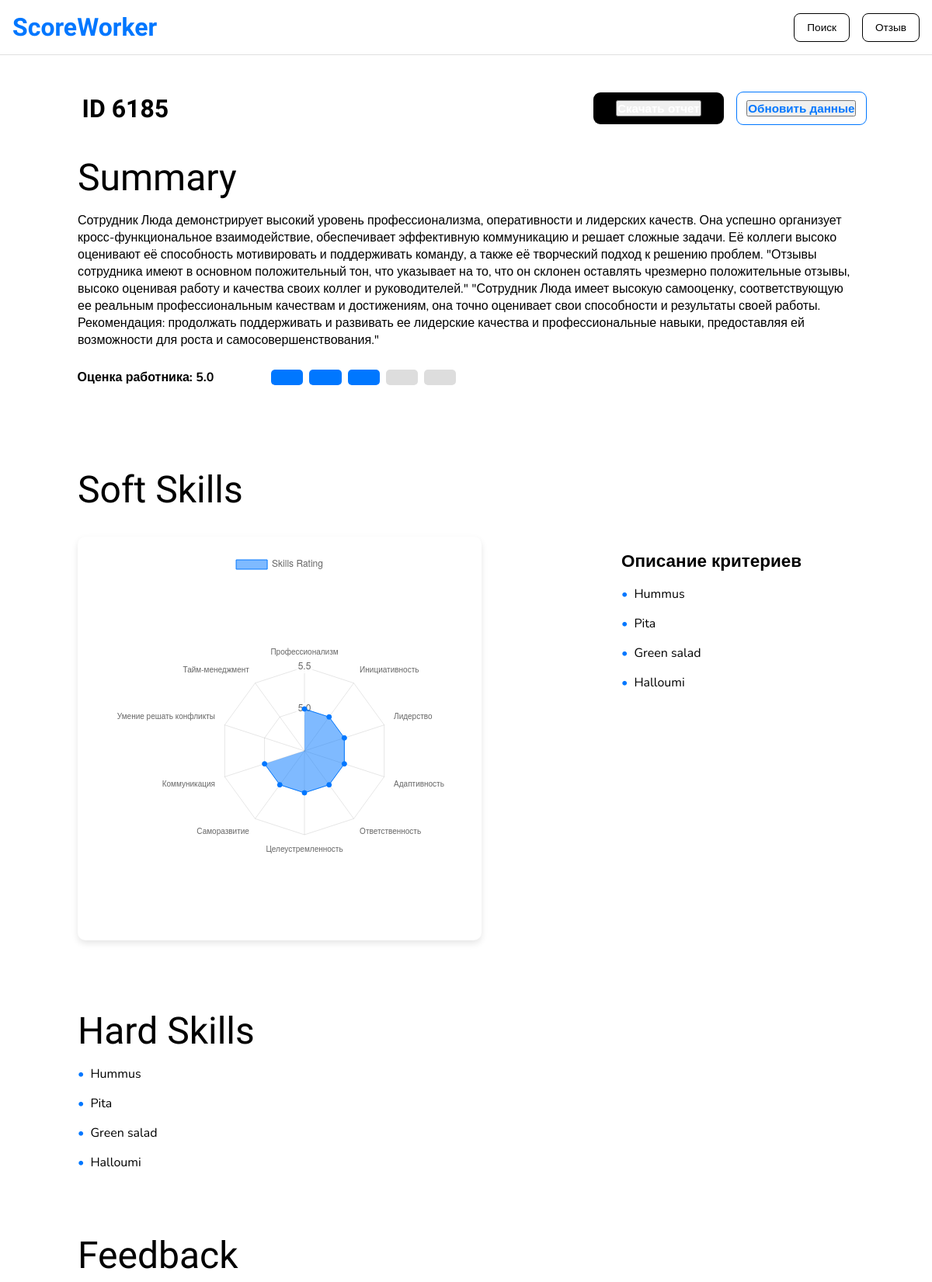
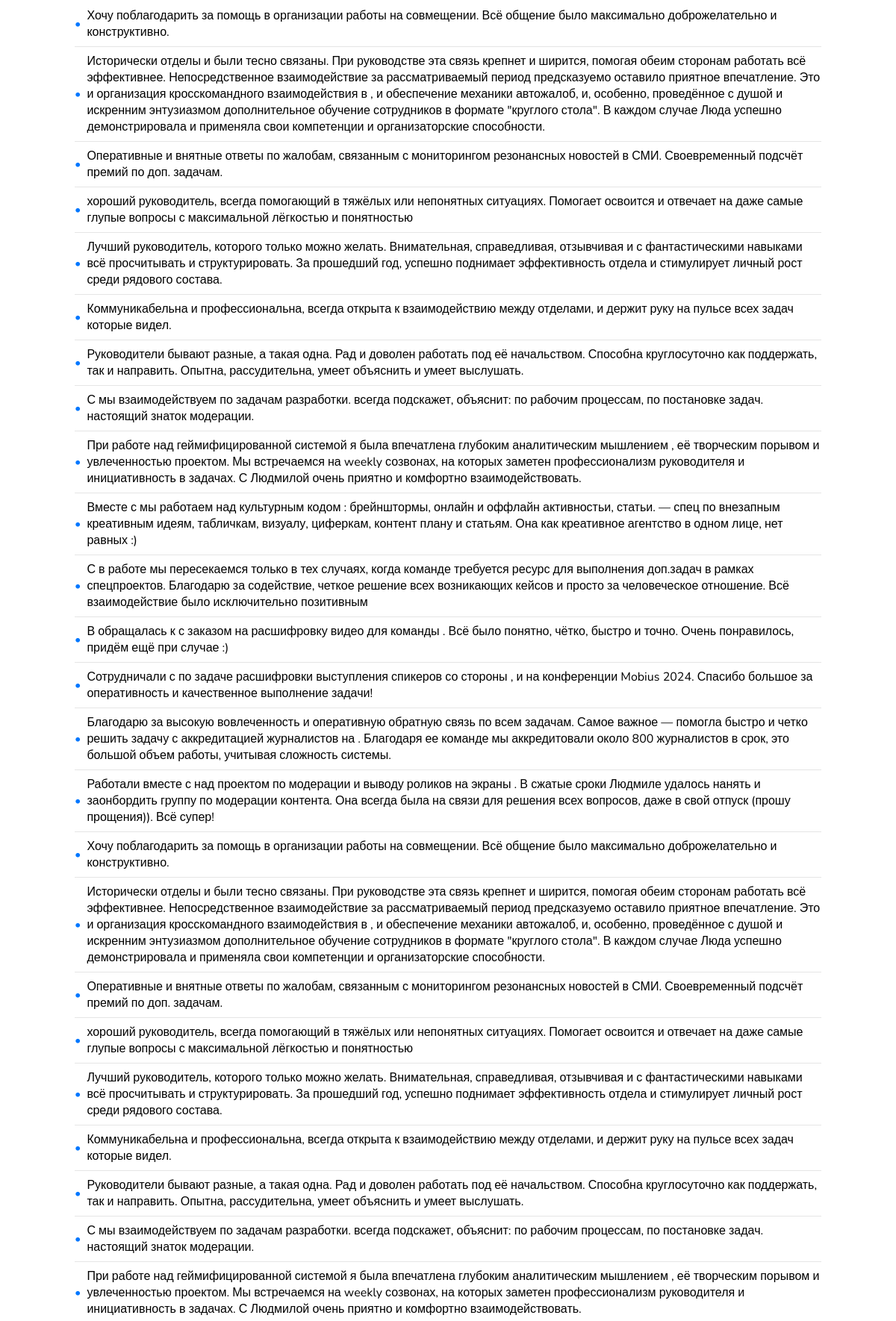
/employee/3/ (upper part), run on the app's committed database (2 pictures, top to bottom).
### feedback/models.py (models this page shows)
class Employee(models.Model):
    user_id = models.CharField(max_length=10, default="394")
    password = models.CharField(max_length=128, default=make_password("password123"))
    last_login = models.DateTimeField(null=True, blank=True)

class Summary(models.Model):
    employee = models.OneToOneField(Employee, on_delete=models.CASCADE, related_name='summary')
    summary_text = models.TextField()

class Rating(models.Model):
    employee = models.OneToOneField(Employee, on_delete=models.CASCADE, related_name='rating')
    average_rating = models.FloatField(default=0.0)

class Feedback(models.Model):
    employee = models.ForeignKey(Employee, on_delete=models.CASCADE, related_name='feedbacks')
    employeeTo = models.CharField(max_length=10, default="394")
    feedback_text = models.TextField()

### feedback/views.py (the view)
# urls.py: path('employee/<int:employee_id>/', views.employee_detail, name='employee_detail'),
def employee_detail(request, employee_id):
    employee = get_object_or_404(Employee, pk=employee_id)
    summary = Summary.objects.filter(employee=employee).first()
    rating = Rating.objects.filter(employee=employee).first()
    soft_skills = SoftSkill.objects.filter(employee=employee)
    hard_skills = HardSkill.objects.filter(employee=employee)
    soft_skills_data = [skill.num for skill in soft_skills]
    feedback_list = Feedback.objects.filter(employee=employee)
    return render(request, 'index.html', {
        'employee': employee,
        'summary': summary,
        'rating': rating.average_rating if rating else None,
        'soft_skills': soft_skills_data,
        'hard_skills': hard_skills,
        'feedback_list': feedback_list,
    })

### feedback/templates/index.html (shortened to what this page needs)
{% load static %}
<!DOCTYPE html>
<html lang="en">
<head>
  <link rel="stylesheet" href="{% static 'styles.css'%}">
</head>
<body>
  <header class="header">
    <p class="logo">ScoreWorker</p>
    <div class="button-container">
      <button class="button search-button" href="{% url 'main_page'%}">Поиск</button>
      <button class="button feedback-button" href="{% url 'feedback_form'%}">Отзыв</button>
    </div>
  </header>
  <main class="main-content">
    <div class="content-wrapper">
      <section class="info-card">
        <div class="info-chip">
          <p class="info-text">ID {{ employee.user_id }}</p>
        </div>
        <div class="main-button-container">
          <div class="info-chip download">
            <button onclick=downloadPDF() class="button-text">Скачать отчет</button>
          </div>
          <div class="info-chip update">
          <button class="button-text">Обновить данные</button>
          </div>
        </div>
      </section>
      <section class="summary-section">
        <div class="summary-content">
          <h2 class="summary-title">Summary</h2>
          <p class="summary-text">{{ summary.summary_text }}</p>
        </div>
      </section>
      <div class="score-wrapper">
        <div class="score-chip score">
          <p class="grade">Оценка работника: {{ rating }}</p>
        </div>
        <div class="progress">
          <div class="segment"></div>
          <div class="segment"></div>
          <div class="segment"></div>
          <div class="segment"></div>
          <div class="segment"></div>
        </div>
      </div>
      <section class="skills-section">
        <h2 class="skills-title">Soft Skills</h2>
        <div class="chart-and-description">
          <section class="chart-section">
            <canvas id="myRadarChart" class="radarChart"></canvas>
          </section>
          <div class="criteria-description">
            <h3>Описание критериев</h3>
            <ul class="skills-list">
              <li>Hummus</li>
              <li>Pita</li>
              <li>Green salad</li>
              <li>Halloumi</li>
            </ul>
          </div>
        </div>
      </section>
      <section class="skills-section">
        <h2 class="skills-title">Hard Skills</h2>
        <ul class="skills-list">
          <li>Hummus</li>
          <li>Pita</li>
          <li>Green salad</li>
          <li>Halloumi</li>
        </ul>
      </section>
      <section class="feedback-section">
        <div class="feedback-content">
          <h2 class="feedback-title">Feedback</h2>
          <section class="feedback-list">
            {% if feedback_list %}
            <ul>
              {% for feedback in feedback_list %}
              <li>{{ feedback.feedback_text }}</li>
              {% endfor %}
            </ul>
            {% else %}
            <p>No feedback available for this employee.</p>
            {% endif %}
          </section>
        </div>
      </section>
    </div>
    <script>
      const skills = {{ soft_skills }};
      const ctx = document.getElementById('myRadarChart').getContext('2d');
      const myRadarChart = new Chart(ctx, {
        type: 'radar',
        data: {
          labels: [
            'Профессионализм',
            'Инициативность',
            'Лидерство',
            'Адаптивность',
            'Ответственность',
            'Целеустремленность',
            'Саморазвитие',
            'Коммуникация',
            'Умение решать конфликты',
            'Тайм-менеджмент'
          ],
          datasets: [{
            label: 'Skills Rating',
            data: skills,
            backgroundColor: 'rgba(0, 119, 255, 0.5)',       // Blue color with 50% opacity
            borderColor: 'rgba(0, 119, 255, 1)',             // Solid blue color for the border
            borderWidth: 1,
            pointBackgroundColor: 'rgba(0, 119, 255, 1)',    // Solid blue color for points
          }]
        },
        options: {
          maintainAspectRatio: true,
          responsive: true,
          scale: {
            ticks: {
              beginAtZero: true,
              max: 5,
              stepSize: 1
            }
          },
          responsive: true,
          plugins: {
            legend: {
              position: 'top',
            },
          }
        }
      });
    </script>
    <script>
    function downloadPDF() {
  const { jsPDF } = window.jspdf;
  const doc = new jsPDF();
  // Define margins and starting position
  const margin = 10;
  let yPosition = 10;
  // Capture each section as a promise to ensure they all render before saving
  const sections = [
    { selector: ".info-card", label: "ID and Download/Update Buttons" },
    { selector: ".score-wrapper", label: "Score and Scale" },
    { selector: ".summary-section", label: "Summary" },
    { selector: ".skills-section .chart-section", label: "Soft Skills Chart" },
    { selector: ".skills-section .criteria-description", label: "Soft Skills Description" },
    { selector: ".skills-section + .skills-section", label: "Hard Skills" }
  ];
  // Store promises for each canvas render
  const sectionPromises = sections.map(section => {
    const element = document.querySelector(section.selector);
    if (element) {
      return html2canvas(element, { scale: 2 }).then((canvas) => {
        const imgData = canvas.toDataURL("image/png");
        const imgWidth = 190; // Width in mm for A4
        const imgHeight = (canvas.height * imgWidth) / canvas.width;
        if (yPosition + imgHeight > doc.internal.pageSize.height) {
          doc.addPage();  // Add a new page if space is insufficient
          yPosition = margin;
        }
        doc.addImage(imgData, 'PNG', margin, yPosition, imgWidth, imgHeight);
        yPosition += imgHeight + 10; // Adjust position for the next section
      });
    } else {
      // Return a resolved promise if no element was found for that section
      return Promise.resolve();
    }
  });
  // Wait for all sections to render and be added to the PDF
  Promise.all(sectionPromises).then(() => {
    doc.save("employee_report.pdf");
  });
}
  </script>
  </main>
</body>
</html>

### feedback/static/styles.css (style rules this page uses)
:root { --font-family-rethink-sans: 'Rethink Sans', sans-serif; --primary-color: #0077FF; --text-color: #000000; --chip-update-bg: #000000; --chip-update-text: #FFFFFF; }
* { margin: 0; padding: 0; box-sizing: border-box; }
body { background-color: var(--background-color); font-family: var(--font-family-rethink-sans); color: var(--text-color); }
.header { display: flex; justify-content: space-between; align-items: center; padding: 1rem; background-color: var(--background-color); border-bottom: 1.5px solid #E0E0E0; }
.logo { font-size: 2rem; font-weight: 600; color: var(--primary-color); }
.button-container { display: flex; gap: 1rem; margin-left: auto; }
.criteria-description, .skills-list, .feedback-list, .info-chip.update, .score-chip, .info-chip.download, .button, .summary-text, .grade { font-family: 'Nunito', sans-serif; }
.button { padding: 0.5rem 1rem; border: 1px solid var(--text-color); border-radius: 8px; font-size: 1.1rem; background-color: transparent; cursor: pointer; color: var(--text-color); font-size: 0.85rem; }
.main-content { padding: 1rem 0; }
.content-wrapper { margin: 0 7vw; }
.info-card { padding-top: 3vh; padding-bottom: 1vh; display: flex; align-items: center; }
.info-chip { flex-basis: 33.33%; padding: 0.6rem; background-color: transparent; text-align: left; }
.main-button-container { flex-basis: 66.66%; display: flex; justify-content: flex-end; gap: 1rem; align-items: center; }
.info-chip.download { min-width: 10vw; max-width: 14vw; background-color: var(--chip-update-bg); color: var(--chip-update-text); text-align: center; border-radius: 9px; }
.info-chip.update { min-width: 10vw; max-width: 14vw; border: 1.5px solid var(--primary-color); border-radius: 9px; color: var(--primary-color); text-align: center; }
.info-text { font-weight: bold; color: inherit; padding-left: 1vw; font-size: 2rem; }
.button-text { font-weight: bold; color: inherit; font-size: 0.95rem; }
.score-wrapper { display: flex; align-items: center; padding-bottom: 3vh; }
.score-chip { flex-basis: 1%; flex-shrink: 0; padding: 0.6rem; background-color: transparent; text-align: left; }
.grade { padding-left: 0.5vw; font-weight: bold; width: 20vw; }
.progress { display: flex; justify-content: space-between; width: 250px; height: 20px; padding: 0 2px; border-radius: 10px; overflow: hidden; }
.segment { flex: 1; background-color: var(--primary-color); border-radius: 5px; margin: 0 4px; }
.segment:nth-child(n + 4) { background-color: #ddd; }
.summary-section { padding: 1rem; padding-top: 3vh; }
.summary-title, .feedback-title, .skills-title { font-size: 3rem; font-weight: 500; color: var(--text-color); }
.summary-text { padding-top: 2vh; font-size: 1rem; color: var(--text-color); }
.feedback-section { margin-top: 1rem; padding: 1rem; padding-top: 5vh; padding-bottom: 7vh; background-color: transparent; }
.chart-and-description { padding-top: 2vh; display: flex; align-items: flex-start; gap: 15vw; margin-top: 1rem; }
.skills-section { margin-top: 1rem; padding: 1rem; background-color: transparent; }
.skills-title { padding-top: 5vh; }
.chart-section { flex: 1; display: flex; align-items: flex-start; gap: 2rem; justify-content: center; background-color: white; padding: 20px; border-radius: 10px; box-shadow: 0px 4px 8px rgba(0, 0, 0, 0.1); max-width: 50vw; }
.radarChart { width: 100%; height: auto; }
.criteria-description { font-family: 'Nunito', sans-serif; font-size: 1.2rem; margin-top: 1rem; color: var(--text-color); flex: 1; max-width: 25vw; }
.skills-list { list-style-type: none; padding: 0; margin-top: 0.5rem; }
.skills-list li { display: flex; align-items: center; font-size: 1rem; color: var(--text-color); padding: 0.5rem 0; font-weight: 400; }
.skills-list li:last-child { border-bottom: none; }
.skills-list li::before { content: "•"; color: var(--primary-color); font-weight: bold; margin-right: 0.5rem; }
.criteria-description { font-size: 1.2rem; font-weight: bold; margin-top: 1rem; color: var(--text-color); }
.feedback-list { list-style-type: none; padding: 0; margin-top: 0.5rem; }
.feedback-list li { display: flex; align-items: center; font-size: 1rem; color: var(--text-color); padding: 0.5rem 0; border-bottom: 1px solid rgba(0, 0, 0, 0.1); }
.feedback-list li::before { content: "•"; color: var(--primary-color); font-weight: bold; margin-right: 0.5rem; }

### data on the page
Employee: user_id "6185"
Summary: summary_text "Сотрудник Люда демонстрирует высокий уровень профессионализма, оперативности и лидерских качеств. Она успешно организует кросс-функциональное взаимодействие, обеспечивает эффективную коммуникацию и решает сложные задачи. Её коллеги высоко оценивают её способность мотивировать и поддерживать команду, а также её творческий подход к решению проблем. \"Отзывы сотрудника имеют в основном положительный тон, что указывает на то, что он склонен оставлять чрезмерно положительные отзывы, высоко оценивая работу и качества своих коллег и руководителей.\" \"Сотрудник Люда имеет высокую самооценку, соответствующую ее реальным профессиональным качествам и достижениям, она точно оценивает свои способности и…"
Rating: average_rating "5.0"
Feedback: feedback_text "Хочу поблагодарить за помощь в организации работы на совмещении. Всё общение было максимально доброжелательно и конструктивно."
Feedback: feedback_text "Исторически отделы и были тесно связаны. При руководстве эта связь крепнет и ширится, помогая обеим сторонам работать всё эффективнее. Непосредственное взаимодействие за рассматриваемый период предсказуемо оставило приятное впечатление. Это и организация кросскомандного взаимодействия в , и обеспечение механики автожалоб, и, особенно, проведённое с душой и искренним энтузиазмом дополнительное обучение сотрудников в формате \"круглого стола\". В каждом случае Люда успешно демонстрировала и применяла свои компетенции и организаторские способности."
Feedback: feedback_text "Оперативные и внятные ответы по жалобам, связанным с мониторингом резонансных новостей в СМИ. Своевременный подсчёт премий по доп. задачам."
Feedback: feedback_text "хороший руководитель, всегда помогающий в тяжёлых или непонятных ситуациях. Помогает освоится и отвечает на даже самые глупые вопросы с максимальной лёгкостью и понятностью"
Feedback: feedback_text "Лучший руководитель, которого только можно желать. Внимательная, справедливая, отзывчивая и с фантастическими навыками всё просчитывать и структурировать. За прошедший год, успешно поднимает эффективность отдела и стимулирует личный рост среди рядового состава."
Feedback: feedback_text "Коммуникабельна и профессиональна, всегда открыта к взаимодействию между отделами, и держит руку на пульсе всех задач которые видел."
Feedback: feedback_text "Руководители бывают разные, а такая одна. Рад и доволен работать под её начальством. Способна круглосуточно как поддержать, так и направить. Опытна, рассудительна, умеет объяснить и умеет выслушать."
Feedback: feedback_text "С мы взаимодействуем по задачам разработки. всегда подскажет, объяснит: по рабочим процессам, по постановке задач. настоящий знаток модерации."
Feedback: feedback_text "При работе над геймифицированной системой я была впечатлена глубоким аналитическим мышлением , её творческим порывом и увлеченностью проектом. Мы встречаемся на weekly созвонах, на которых заметен профессионализм руководителя и инициативность в задачах. С Людмилой очень приятно и комфортно взаимодействовать."
Feedback: feedback_text "Вместе с мы работаем над культурным кодом : брейнштормы, онлайн и оффлайн активностьи, статьи. — спец по внезапным креативным идеям, табличкам, визуалу, циферкам, контент плану и статьям. Она как креативное агентство в одном лице, нет равных :)"
Feedback: feedback_text "С в работе мы пересекаемся только в тех случаях, когда команде требуется ресурс для выполнения доп.задач в рамках спецпроектов. Благодарю за содействие, четкое решение всех возникающих кейсов и просто за человеческое отношение. Всё взаимодействие было исключительно позитивным"
Feedback: feedback_text "В обращалась к с заказом на расшифровку видео для команды . Всё было понятно, чётко, быстро и точно. Очень понравилось, придём ещё при случае :)"
Feedback: feedback_text "Сотрудничали с по задаче расшифровки выступления спикеров со стороны , и на конференции Mobius 2024. Спасибо большое за оперативность и качественное выполнение задачи!"
Feedback: feedback_text "Благодарю за высокую вовлеченность и оперативную обратную связь по всем задачам. Самое важное — помогла быстро и четко решить задачу с аккредитацией журналистов на . Благодаря ее команде мы аккредитовали около 800 журналистов в срок, это большой объем работы, учитывая сложность системы."
Feedback: feedback_text "Работали вместе с над проектом по модерации и выводу роликов на экраны . В сжатые сроки Людмиле удалось нанять и заонбордить группу по модерации контента. Она всегда была на связи для решения всех вопросов, даже в свой отпуск (прошу прощения)). Всё супер!"
Feedback: feedback_text "Хочу поблагодарить за помощь в организации работы на совмещении. Всё общение было максимально доброжелательно и конструктивно."
Feedback: feedback_text "Исторически отделы и были тесно связаны. При руководстве эта связь крепнет и ширится, помогая обеим сторонам работать всё эффективнее. Непосредственное взаимодействие за рассматриваемый период предсказуемо оставило приятное впечатление. Это и организация кросскомандного взаимодействия в , и обеспечение механики автожалоб, и, особенно, проведённое с душой и искренним энтузиазмом дополнительное обучение сотрудников в формате \"круглого стола\". В каждом случае Люда успешно демонстрировала и применяла свои компетенции и организаторские способности."
Feedback: feedback_text "Оперативные и внятные ответы по жалобам, связанным с мониторингом резонансных новостей в СМИ. Своевременный подсчёт премий по доп. задачам."
Feedback: feedback_text "хороший руководитель, всегда помогающий в тяжёлых или непонятных ситуациях. Помогает освоится и отвечает на даже самые глупые вопросы с максимальной лёгкостью и понятностью"
Feedback: feedback_text "Лучший руководитель, которого только можно желать. Внимательная, справедливая, отзывчивая и с фантастическими навыками всё просчитывать и структурировать. За прошедший год, успешно поднимает эффективность отдела и стимулирует личный рост среди рядового состава."
Feedback: feedback_text "Коммуникабельна и профессиональна, всегда открыта к взаимодействию между отделами, и держит руку на пульсе всех задач которые видел."
Feedback: feedback_text "Руководители бывают разные, а такая одна. Рад и доволен работать под её начальством. Способна круглосуточно как поддержать, так и направить. Опытна, рассудительна, умеет объяснить и умеет выслушать."
Feedback: feedback_text "С мы взаимодействуем по задачам разработки. всегда подскажет, объяснит: по рабочим процессам, по постановке задач. настоящий знаток модерации."
Feedback: feedback_text "При работе над геймифицированной системой я была впечатлена глубоким аналитическим мышлением , её творческим порывом и увлеченностью проектом. Мы встречаемся на weekly созвонах, на которых заметен профессионализм руководителя и инициативность в задачах. С Людмилой очень приятно и комфортно взаимодействовать."

### other printed values
chart data {{ soft_skills }} [5.0, 5.0, 5.0, 5.0, 5.0, 5.0, 5.0, 5.0]
